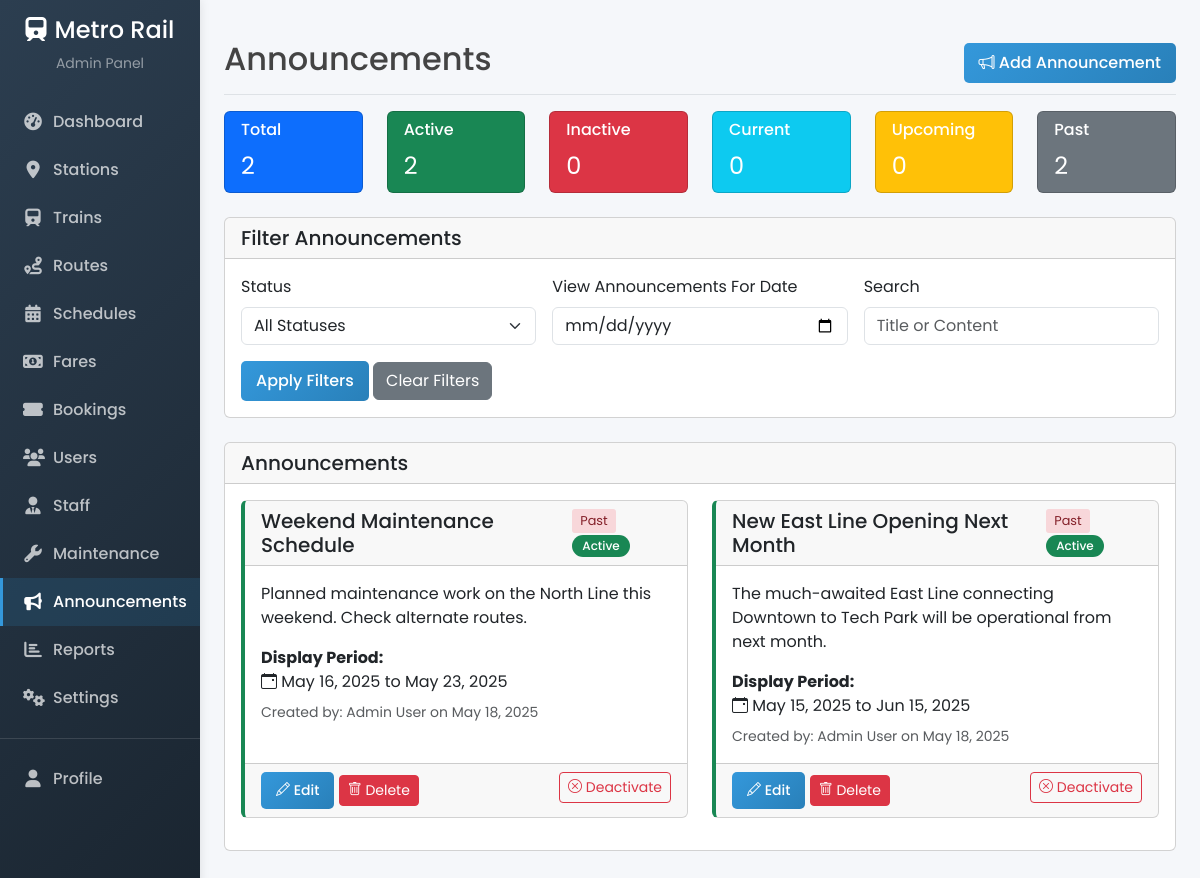
The page /admin/announcements.php (signed in) on the database its author committed.
### tables this page shows
CREATE TABLE `announcements` (
  `id` int(11) NOT NULL,
  `title` varchar(255) NOT NULL,
  `content` text NOT NULL,
  `start_date` date NOT NULL,
  `end_date` date NOT NULL,
  `created_by` int(11) NOT NULL,
  `status` enum('active','inactive') NOT NULL DEFAULT 'active',
  `created_at` datetime NOT NULL,
  `updated_at` datetime DEFAULT NULL
);

CREATE TABLE `users` (
  `id` int(11) NOT NULL,
  `name` varchar(100) NOT NULL,
  `email` varchar(100) NOT NULL,
  `phone` varchar(20) NOT NULL,
  `password` varchar(255) NOT NULL,
  `role` enum('admin','staff','user') NOT NULL DEFAULT 'user',
  `status` enum('active','inactive','blocked') NOT NULL DEFAULT 'active',
  `created_at` datetime NOT NULL,
  `updated_at` datetime DEFAULT NULL
);

### includes/db.php (called while the page is built, shortened)
<?php
try {
    $conn = new mysqli(DB_HOST, DB_USER, DB_PASS, DB_NAME);
} catch (mysqli_sql_exception $e) {
    if (DEBUG_MODE) {
        die('Database Connection Failed: ' . $e->getMessage());
    } else {
        die('Database Connection Failed. Please try again later.');
    }
}
$conn->set_charset('utf8');
function executeQuery($sql, $params = []) {
    global $conn;
    $stmt = $conn->prepare($sql);
    $stmt->execute();
    $result = $stmt->get_result();
    return $result;
}
function fetchRow($sql, $params = []) {
    $result = executeQuery($sql, $params);
    if ($result && $result->num_rows > 0) {
        return $result->fetch_assoc();
    }
    return null;
}
function fetchRows($sql, $params = []) {
    $result = executeQuery($sql, $params);
    $rows = [];
    if ($result && $result->num_rows > 0) {
        while ($row = $result->fetch_assoc()) {
            $rows[] = $row;
        }
    }
    return $rows;
}

### admin/announcements.php (the view, shortened to what this page needs)
<?php
require_once '../includes/db.php';
$searchTerm = isset($_GET['search']) ? sanitizeInput($_GET['search']) : '';
$filterDate = isset($_GET['date']) ? sanitizeInput($_GET['date']) : '';
$query = "SELECT a.*, u.name as created_by_name
          FROM announcements a
          LEFT JOIN users u ON a.created_by = u.id
          WHERE 1=1";
$params = [];
$query .= " ORDER BY a.status ASC, a.start_date DESC";
$announcements = fetchRows($query, $params);
$totalAnnouncements = fetchRow("SELECT COUNT(*) as count FROM announcements")['count'];
$activeAnnouncements = fetchRow("SELECT COUNT(*) as count FROM announcements WHERE status = 'active'")['count'];
$inactiveAnnouncements = fetchRow("SELECT COUNT(*) as count FROM announcements WHERE status = 'inactive'")['count'];
$currentAnnouncements = fetchRow("SELECT COUNT(*) as count FROM announcements WHERE status = 'active' AND CURDATE() BETWEEN start_date AND end_date")['count'];
$upcomingAnnouncements = fetchRow("SELECT COUNT(*) as count FROM announcements WHERE status = 'active' AND start_date > CURDATE()")['count'];
$pastAnnouncements = fetchRow("SELECT COUNT(*) as count FROM announcements WHERE end_date < CURDATE()")['count'];
?>
<!DOCTYPE html>
<html lang="en">
<head>
    <title>Announcements - Metro Rail Admin</title>    <link rel="stylesheet" href="https://cdn.jsdelivr.net/npm/bootstrap@5.3.0/dist/css/bootstrap.min.css">
    <link rel="stylesheet" href="https://cdn.jsdelivr.net/npm/bootstrap-icons@1.11.1/font/bootstrap-icons.css">
    <link rel="stylesheet" href="https://cdnjs.cloudflare.com/ajax/libs/font-awesome/6.0.0-beta3/css/all.min.css">
    <link rel="stylesheet" href="<?= APP_URL ?>/css/admin.css">
</head>
<body>
    <div class="container-fluid">
        <div class="row">
            <?php include '../includes/admin_sidebar.php'; ?>
            <div class="col-md-9 ms-sm-auto col-lg-10 px-md-4 py-4 main-content">
                <div class="d-flex justify-content-between flex-wrap flex-md-nowrap align-items-center pt-3 pb-2 mb-3 border-bottom">
                    <h1 class="h2">Announcements</h1>
                    <div class="btn-toolbar mb-2 mb-md-0">
                        <button type="button" class="btn btn-primary" data-bs-toggle="modal" data-bs-target="#addAnnouncementModal">
                            <i class="bi bi-megaphone"></i> Add Announcement
                        </button>
                    </div>
                </div>
                <div class="row mb-4">
                    <div class="col-md-2">
                        <div class="card text-white bg-primary">
                            <div class="card-body py-2">
                                <h6 class="card-title">Total</h6>
                                <p class="card-text fs-4 mb-0"><?= $totalAnnouncements ?></p>
                            </div>
                        </div>
                    </div>
                    <div class="col-md-2">
                        <div class="card text-white bg-success">
                            <div class="card-body py-2">
                                <h6 class="card-title">Active</h6>
                                <p class="card-text fs-4 mb-0"><?= $activeAnnouncements ?></p>
                            </div>
                        </div>
                    </div>
                    <div class="col-md-2">
                        <div class="card text-white bg-danger">
                            <div class="card-body py-2">
                                <h6 class="card-title">Inactive</h6>
                                <p class="card-text fs-4 mb-0"><?= $inactiveAnnouncements ?></p>
                            </div>
                        </div>
                    </div>
                    <div class="col-md-2">
                        <div class="card text-white bg-info">
                            <div class="card-body py-2">
                                <h6 class="card-title">Current</h6>
                                <p class="card-text fs-4 mb-0"><?= $currentAnnouncements ?></p>
                            </div>
                        </div>
                    </div>
                    <div class="col-md-2">
                        <div class="card text-white bg-warning">
                            <div class="card-body py-2">
                                <h6 class="card-title">Upcoming</h6>
                                <p class="card-text fs-4 mb-0"><?= $upcomingAnnouncements ?></p>
                            </div>
                        </div>
                    </div>
                    <div class="col-md-2">
                        <div class="card text-white bg-secondary">
                            <div class="card-body py-2">
                                <h6 class="card-title">Past</h6>
                                <p class="card-text fs-4 mb-0"><?= $pastAnnouncements ?></p>
                            </div>
                        </div>
                    </div>
                </div>
                <div class="card mb-4">
                    <div class="card-header">
                        <h5 class="card-title mb-0">Filter Announcements</h5>
                    </div>
                    <div class="card-body">
                        <form action="" method="get" class="row g-3">
                            <div class="col-md-4">
                                <label for="status" class="form-label">Status</label>
                                <select name="status" id="status" class="form-select">
                                    <option value="">All Statuses</option>
                                </select>
                            </div>
                            <div class="col-md-4">
                                <label for="date" class="form-label">View Announcements For Date</label>
                                <input type="date" class="form-control" id="date" name="date" value="<?= htmlspecialchars($filterDate) ?>">
                            </div>
                            <div class="col-md-4">
                                <label for="search" class="form-label">Search</label>
                                <input type="text" class="form-control" id="search" name="search" placeholder="Title or Content" value="<?= htmlspecialchars($searchTerm) ?>">
                            </div>
                            <div class="col-12">
                                <button type="submit" class="btn btn-primary">Apply Filters</button>
                                <a href="<?= APP_URL ?>/admin/announcements.php" class="btn btn-secondary">Clear Filters</a>
                            </div>
                        </form>
                    </div>
                </div>
                <div class="card mb-4">
                    <div class="card-header">
                        <h5 class="card-title mb-0">Announcements</h5>
                    </div>
                    <div class="card-body">
                        <?php if (empty($announcements)): ?>
                            <div class="alert alert-info mb-0">
                                No announcements found. Click the "Add Announcement" button to create one.
                            </div>
                        <?php else: ?>
                            <div class="row">
                                <?php foreach ($announcements as $announcement): ?>
                                    <?php
                                    $today = date('Y-m-d');
                                    $startDate = $announcement['start_date'];
                                    $endDate = $announcement['end_date'];
                                    $timeStatus = '';
                                    $timeLabel = '';
                                    if ($today >= $startDate && $today <= $endDate && $announcement['status'] === 'active') {
                                        $timeStatus = 'current';
                                        $timeLabel = 'Current';
                                    } elseif ($today < $startDate) {
                                        $timeStatus = 'upcoming';
                                        $timeLabel = 'Upcoming';
                                    } else {
                                        $timeStatus = 'past';
                                        $timeLabel = 'Past';
                                    }
                                    $formattedStartDate = date('M d, Y', strtotime($startDate));
                                    $formattedEndDate = date('M d, Y', strtotime($endDate));
                                    ?>
                                    <div class="col-md-6 mb-3">
                                        <div class="card h-100 announcement-card status-<?= $announcement['status'] ?>">
                                            <div class="card-header d-flex justify-content-between align-items-center">
                                                <h5 class="card-title mb-0"><?= htmlspecialchars($announcement['title']) ?></h5>
                                                <div>
                                                    <span class="announcement-time-label <?= $timeStatus ?>"><?= $timeLabel ?></span>
                                                    <span class="badge bg-<?= $announcement['status'] === 'active' ? 'success' : 'danger' ?>">
                                                        <?= ucfirst($announcement['status']) ?>
                                                    </span>
                                                </div>
                                            </div>
                                            <div class="card-body">
                                                <p class="card-text">
                                                    <?= nl2br(htmlspecialchars($announcement['content'])) ?>
                                                </p>
                                                <div class="mt-3">
                                                    <strong>Display Period:</strong><br>
                                                    <i class="bi bi-calendar-event"></i>
                                                    <?= $formattedStartDate ?> to <?= $formattedEndDate ?>
                                                </div>
                                                <div class="mt-2 small text-muted">
                                                    Created by: <?= htmlspecialchars($announcement['created_by_name']) ?> on
                                                    <?= date('M d, Y', strtotime($announcement['created_at'])) ?>
                                                </div>
                                            </div>
                                            <div class="card-footer d-flex justify-content-between">
                                                <div>
                                                    <a href="<?= APP_URL ?>/admin/announcements.php?action=edit&id=<?= $announcement['id'] ?>" class="btn btn-sm btn-primary">
                                                        <i class="bi bi-pencil"></i> Edit
                                                    </a>
                                                    <button type="button" class="btn btn-sm btn-danger delete-announcement"
                                                            data-announcement-id="<?= $announcement['id'] ?>"
                                                            data-announcement-title="<?= htmlspecialchars($announcement['title']) ?>">
                                                        <i class="bi bi-trash"></i> Delete
                                                    </button>
                                                </div>
                                                <div>
                                                    <?php if ($announcement['status'] === 'active'): ?>
                                                        <button type="button" class="btn btn-sm btn-outline-danger toggle-status"
                                                                data-announcement-id="<?= $announcement['id'] ?>"
                                                                data-status="inactive">
                                                            <i class="bi bi-x-circle"></i> Deactivate
                                                        </button>
                                                    <?php endif; ?>
                                                </div>
                                            </div>
                                        </div>
                                    </div>
                                <?php endforeach; ?>
                            </div>
                        <?php endif; ?>
                    </div>
                </div>
            </div>
        </div>
    </div>
</body>
</html>

### css/admin.css (style rules this page uses)
:root { --admin-primary: #3498db; --admin-secondary: #2c3e50; --admin-success: #2ecc71; --admin-danger: #e74c3c; --admin-warning: #f39c12; --admin-info: #3498db; --admin-light: #ecf0f1; --admin-dark: #2c3e50; --admin-sidebar-width: 250px; }
body { font-family: 'Poppins', sans-serif; background-color: #f5f7fa; color: #444; }
.main-content { margin-left: var(--admin-sidebar-width); padding: 20px; transition: all 0.3s; }
.btn-primary { background: linear-gradient(135deg, var(--admin-primary) 0%, #2980b9 100%); border: none; padding: 8px 15px; border-radius: 5px; font-weight: 500; }
.badge { padding: 5px 10px; font-weight: 500; border-radius: 30px; }

### admin/announcements.php (style rules this page uses)
.announcement-card { border-left: 4px solid #ccc; }
.status-active { border-left-color: #198754; }
.announcement-time-label { font-size: 0.8rem; padding: 0.2rem 0.5rem; border-radius: 3px; }
.past { background-color: #f8d7da; color: #842029; }

### rows shown on the page
announcements: title "Weekend Maintenance Schedule", timeLabel "Past", status "Active", content "Planned maintenance work on the North Line this weekend. Check alternate routes.", start_date "May 16, 2025", end_date "May 23, 2025", created_by.name "Admin User", created_at "May 18, 2025"
announcements: title "New East Line Opening Next Month", timeLabel "Past", status "Active", content "The much-awaited East Line connecting Downtown to Tech Park will be operational from next month.", start_date "May 15, 2025", end_date "Jun 15, 2025", created_by.name "Admin User", created_at "May 18, 2025"

### other values the page prints
$totalAnnouncements "2"
$activeAnnouncements "2"
$inactiveAnnouncements "0"
$currentAnnouncements "0"
$upcomingAnnouncements "0"
$pastAnnouncements "2"
